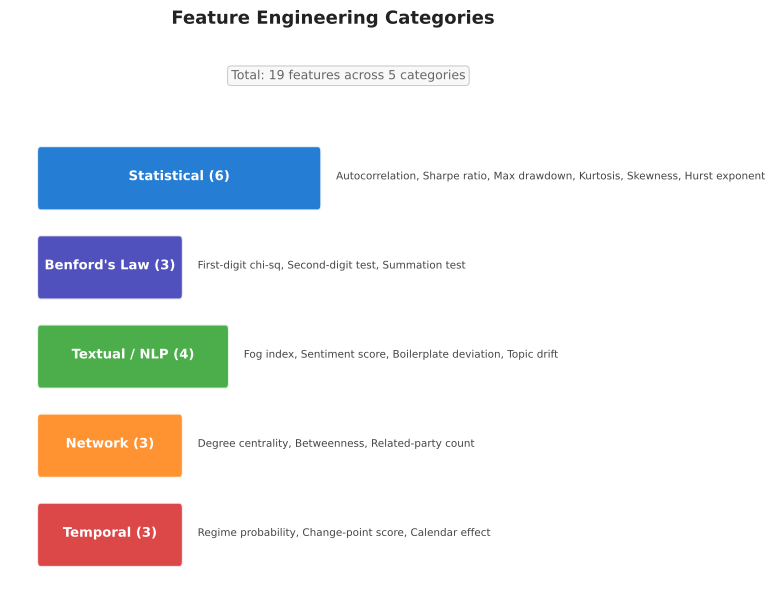

Recreate this plot in Python.
#!/usr/bin/env python3
"""Feature Engineering Table -- Appendix A1.

Enhanced table visualization of 5 feature categories with colour-coded
groups and feature counts displayed as horizontal grouped bars.
"""

import pathlib
import numpy as np
import matplotlib.pyplot as plt
import matplotlib.patches as mpatches

# -- colour palette -----------------------------------------------------------
mlblue = (0 / 255, 102 / 255, 204 / 255)
mlpurple = (51 / 255, 51 / 255, 178 / 255)
mllavender = (173 / 255, 173 / 255, 224 / 255)
mlorange = (255 / 255, 127 / 255, 14 / 255)
mlgreen = (44 / 255, 160 / 255, 44 / 255)
mlred = (214 / 255, 39 / 255, 40 / 255)

# -- data ---------------------------------------------------------------------
categories = [
    {
        "name": "Statistical",
        "color": mlblue,
        "count": 6,
        "features": [
            "Autocorrelation",
            "Sharpe ratio",
            "Max drawdown",
            "Kurtosis",
            "Skewness",
            "Hurst exponent",
        ],
    },
    {
        "name": "Benford's Law",
        "color": mlpurple,
        "count": 3,
        "features": [
            "First-digit chi-sq",
            "Second-digit test",
            "Summation test",
        ],
    },
    {
        "name": "Textual / NLP",
        "color": mlgreen,
        "count": 4,
        "features": [
            "Fog index",
            "Sentiment score",
            "Boilerplate deviation",
            "Topic drift",
        ],
    },
    {
        "name": "Network",
        "color": mlorange,
        "count": 3,
        "features": [
            "Degree centrality",
            "Betweenness",
            "Related-party count",
        ],
    },
    {
        "name": "Temporal",
        "color": mlred,
        "count": 3,
        "features": [
            "Regime probability",
            "Change-point score",
            "Calendar effect",
        ],
    },
]

# -- figure -------------------------------------------------------------------
fig, ax = plt.subplots(figsize=(8, 6))
ax.set_xlim(-0.5, 10)
ax.set_ylim(-0.5, len(categories) + 0.5)
ax.axis("off")

bar_height = 0.60
max_count = max(c["count"] for c in categories)

for i, cat in enumerate(reversed(categories)):
    y = i
    color = cat["color"]

    # Category bar (width proportional to feature count)
    bar_width = (cat["count"] / max_count) * 4.5
    bar = mpatches.FancyBboxPatch(
        (0, y - bar_height / 2), bar_width, bar_height,
        boxstyle="round,pad=0.06",
        facecolor=color,
        alpha=0.85,
        edgecolor="white",
        linewidth=1.5,
    )
    ax.add_patch(bar)

    # Category name and count inside bar
    ax.text(bar_width / 2, y + 0.02,
            f"{cat['name']} ({cat['count']})",
            ha="center", va="center",
            fontsize=9.5, fontweight="bold", color="white")

    # Feature list to the right
    feature_str = ", ".join(cat["features"])
    ax.text(bar_width + 0.3, y + 0.02, feature_str,
            ha="left", va="center",
            fontsize=7.5, color="#444444")

# Total features annotation
total = sum(c["count"] for c in categories)
ax.text(5.0, len(categories) + 0.15,
        f"Total: {total} features across {len(categories)} categories",
        ha="center", va="center",
        fontsize=9, color="#666666",
        bbox=dict(boxstyle="round,pad=0.3", facecolor="#f8f8f8",
                  edgecolor="#cccccc", linewidth=0.8))

ax.set_title("Feature Engineering Categories",
             fontsize=13, fontweight="bold", pad=15, color="#222222",
             y=1.0)

plt.tight_layout()

# -- save ---------------------------------------------------------------------
out_dir = pathlib.Path(__file__).parent
fig.savefig(out_dir / "01_feature_table.pdf", bbox_inches="tight")
fig.savefig(out_dir / "thumb.png", dpi=150, bbox_inches="tight")
plt.close(fig)
print(f"Saved to {out_dir}")
